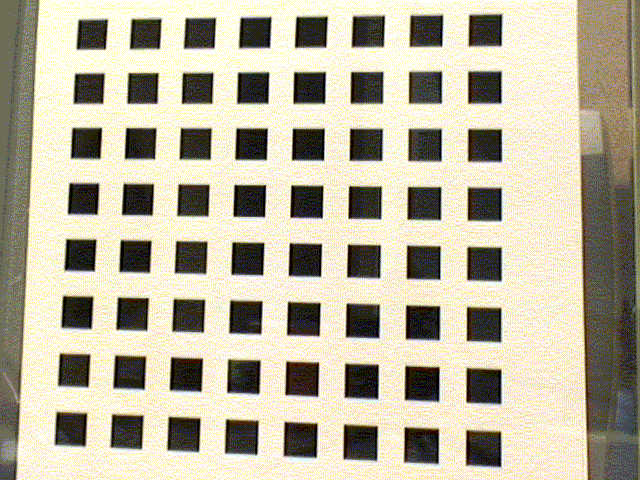
#> input picture Lab2/data/UndistortIm1.gif, 640 x 480 px
$ python lens_distortion.py   (older library calls are emulated)
#> lines starting #> are read from the running program, lines starting #| are printed output that depends on the picture; pictures that were not available may be replaced by others from this repository, and a replacement may not be noted
import numpy as np
from PIL import Image, ImageDraw
from scipy import ndimage as ndim
from scipy.misc import imsave

def load_calib_data(filename):
#> called with filename = 'data/Calib.txt'
    with open(filename, 'r') as f:
#> (reads Lab2/data/Calib.txt from the repository)
        [f1, s, f2, u, v] = f.readline().split()
        K = np.array( [[np.float(f1), np.float(s) , np.float(u)],
                       [0.0         , np.float(f2), np.float(v)],
                       [0.0         , 0.0         , 1.0        ]])
        f.readline() # read empty line
        distortion = np.array([np.float(x) for  x in f.readline().split()])
        f.readline() # read empty line

        extrinsic_matrices = []
        for _ in range(5):
            l = []
            for _ in range(3):
                l.append(f.readline().split())
            R = np.array(l).astype(np.float)
            t = np.array(f.readline().split()).astype(np.float)
            extrinsic_matrices.append(np.concatenate((R, t[:, np.newaxis]), axis=1))
            f.readline()

    return K, distortion, extrinsic_matrices


def load_corners_points(filename):
#> called with filename = 'data/Model.txt'
    with open(filename, 'r') as f:
#> (reads Lab2/data/Model.txt from the repository)
        points = []
        for line in f:
            points.append(np.array(line.split()).astype(np.float))
    points = np.array(points).reshape((-1,2))
    return np.concatenate((points, np.zeros((points.shape[0],1))), axis=1)


def to_homogenous(data):
    return np.concatenate((data, np.ones((data.shape[0], 1))), axis=1)

def from_homogenous(data):
    return (data / data[:,-1, np.newaxis])[:,:-1]

def draw_image_with_points(filename, points, new_filename):
#> called with filename = 'data/UndistortIm1.gif', points = array of shape (256, 2), new_filename = 'data/UndIm1withPoints.gif'
    im = Image.open(filename)
#> im is the input picture: PIL image 640x480 P; mean R, G, B 187.3, 180.5, 160.8
    draw = ImageDraw.Draw(im)
    width = 3
    for point in points:
        x = point[0]
        y = point[1]
        draw.ellipse((x - width, y - width, x + width, y + width), fill = 200)
        draw.point(point[:-1], fill = 256)
    im.save(new_filename, 'GIF')
#> call 2 of draw_image_with_points, with filename = 'data/CalibIm1.gif', points = array of shape (256, 2), new_filename = 'data/CalibIm1withPoints.gif'
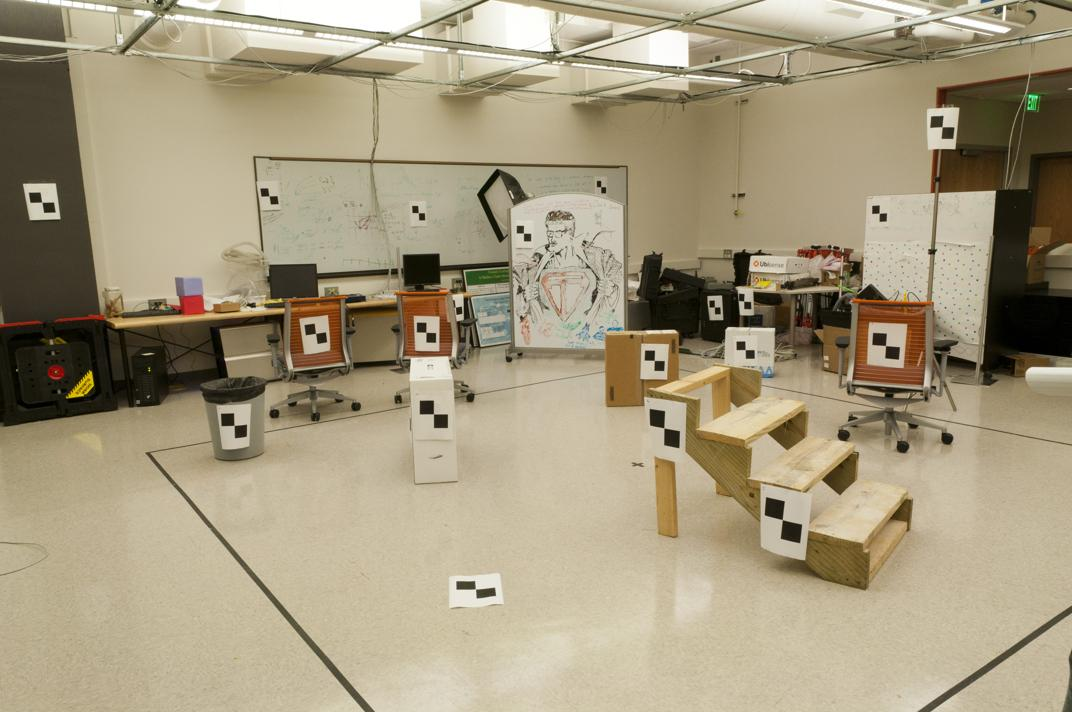
#> input picture Lab1/data/task12/pic_a.jpg, 1072 x 712 px, given in place of CalibIm1.gif, which was not available
#> in draw_image_with_points, im is the input picture: PIL image 1072x712 RGB; mean R, G, B 164.7, 153, 126.2
#> call 4 of draw_image_with_points, with filename = 'data/UndistortIm2.gif', points = array of shape (256, 2), new_filename = 'data/UndIm2withPoints.gif'
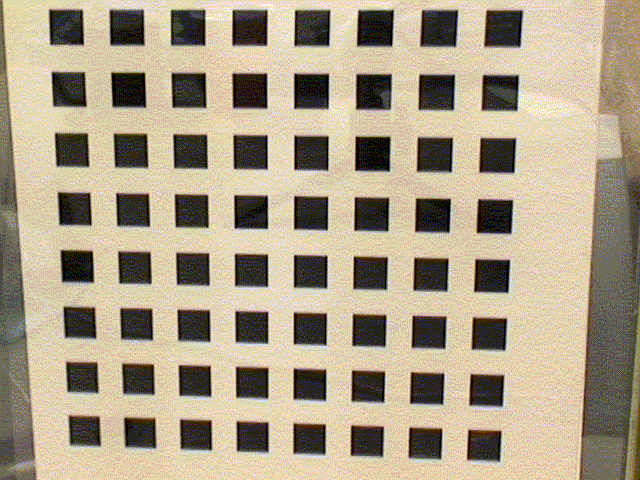
#> input picture Lab2/data/UndistortIm2.gif, 640 x 480 px
#> in draw_image_with_points, im is the input picture: PIL image 640x480 P; mean R, G, B 172, 159.4, 136
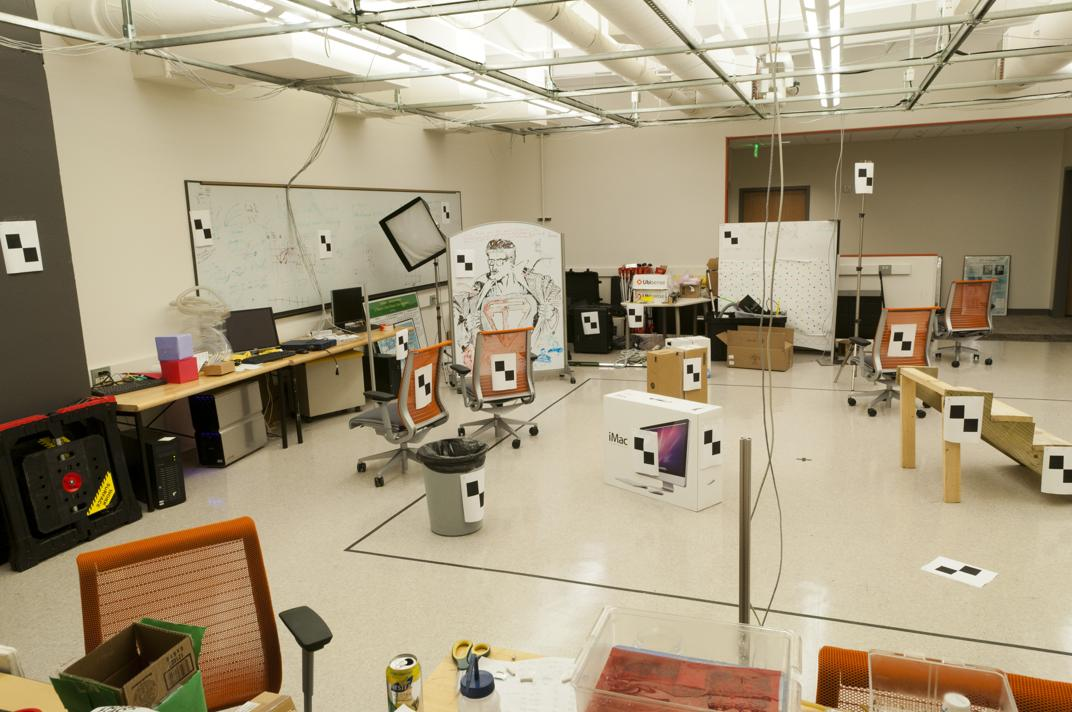
#> input picture Lab1/data/task12/pic_b.jpg, 1072 x 712 px, given in place of CalibIm2.gif, which was not available
#> in draw_image_with_points, im is the input picture: PIL image 1072x712 RGB; mean R, G, B 166.6, 152.9, 126

def distort_points(points, distortion_params):
    r_square = np.sum(points **2, axis=1)[:,np.newaxis]
    distorted_points = points * (1 + distortion_params[0] * r_square + distortion_params[1] * r_square * r_square)
    return distorted_points


def undistort_image(filename, distortion, intrinsic_matrix, extrinsic_matrix, new_filename):
#> called with filename = 'data/CalibIm1.gif', distortion = array of shape (2,), intrinsic_matrix = array of shape (3, 3), extrinsic_matrix = array of shape (3, 4), new_filename = 'data/myUndistortedIm1.gif'
    image = ndim.imread(filename)

    image0_points, image1_points = np.meshgrid(np.arange(image.shape[1]), np.arange(image.shape[0]))
    sample = np.stack((image0_points, image1_points), axis=2).reshape((-1,2))

    hom_sample = to_homogenous(sample)
    inv_K = np.linalg.inv(intrinsic_matrix)
    norm_sample = inv_K.dot(hom_sample.T).T
    distorted_sample = distort_points(from_homogenous(norm_sample), distortion)

    coordinates = from_homogenous(intrinsic_matrix.dot(to_homogenous(distorted_sample).T).T)
    coordinates = np.fliplr(coordinates)

    mappingR = ndim.map_coordinates(image[:,:,0], coordinates.T, order=1).reshape(image.shape[0:-1])
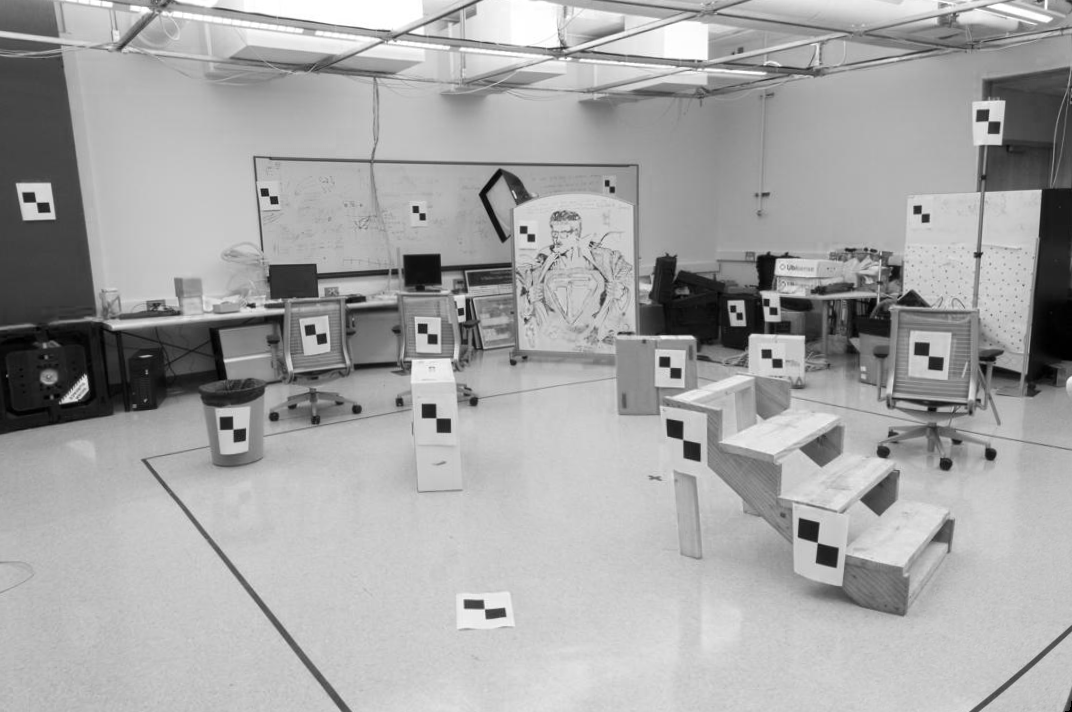
#> mappingR: shape (712, 1072); min 0, max 255, mean 165.3
    mappingG = ndim.map_coordinates(image[:,:,1], coordinates.T, order=1).reshape(image.shape[0:-1])
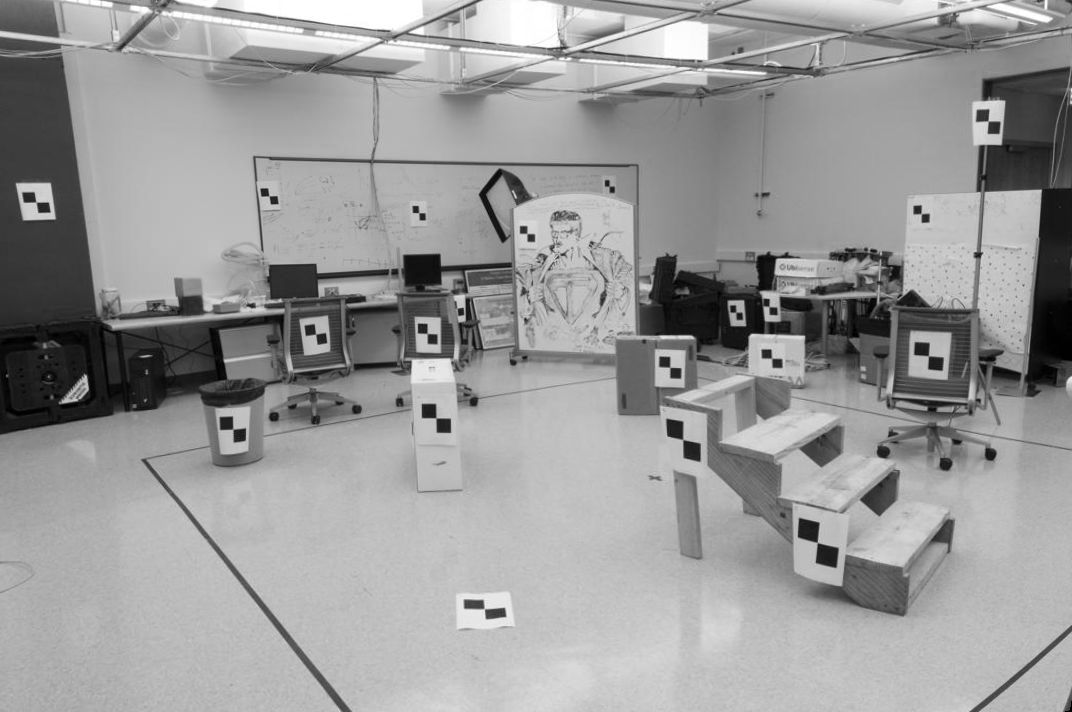
#> mappingG: shape (712, 1072); min 0, max 255, mean 153.4
    mappingB = ndim.map_coordinates(image[:,:,2], coordinates.T, order=1).reshape(image.shape[0:-1])
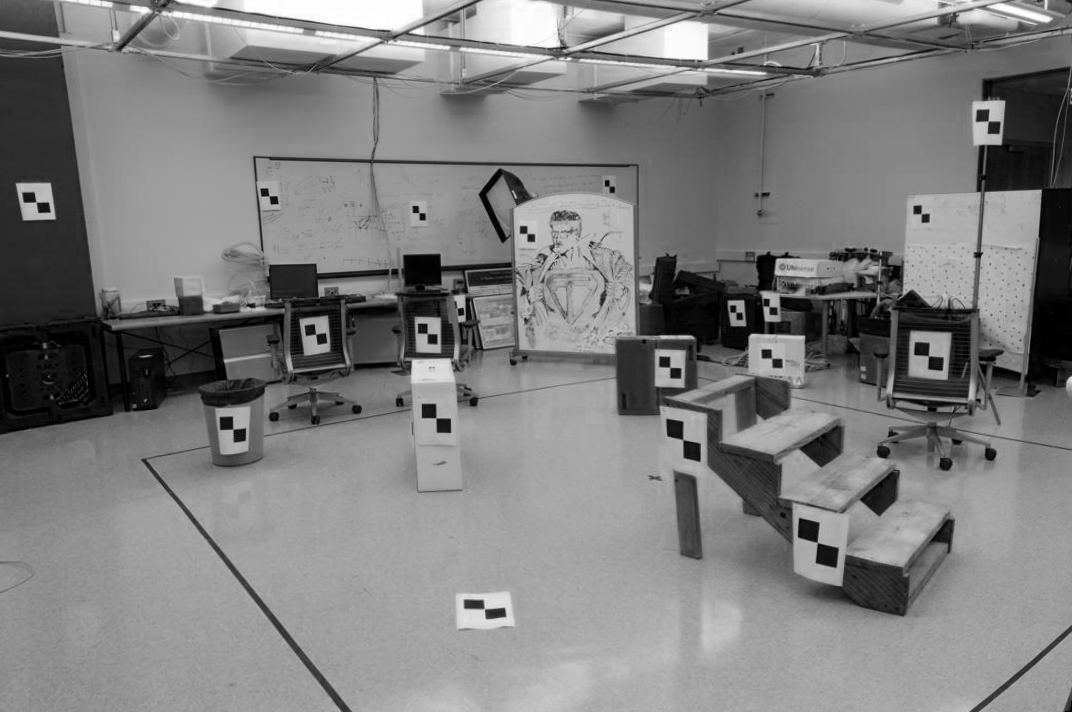
#> mappingB: shape (712, 1072); min 0, max 255, mean 126.3

    new_image = np.stack((mappingR, mappingG, mappingB), axis=2)

    imsave(new_filename, new_image)

if __name__ == '__main__':
    K, distrt, extrinsic_matrices = load_calib_data('data/Calib.txt')
    points = load_corners_points('data/Model.txt')

    # task 1
    P1 = K.dot(extrinsic_matrices[0])
    P2 = K.dot(extrinsic_matrices[1])

    hom_points = to_homogenous(points)
    points2d = from_homogenous(P1.dot(hom_points.T).T)
    draw_image_with_points('data/UndistortIm1.gif', points2d, 'data/UndIm1withPoints.gif')
    draw_image_with_points('data/CalibIm1.gif', points2d, 'data/CalibIm1withPoints.gif')

    dist_points2d = distort_points(from_homogenous(extrinsic_matrices[0].dot(hom_points.T).T), distrt)
    p = to_homogenous(dist_points2d)
    p = K.dot(p.T)
    dist_points2d = from_homogenous(p.T)
    draw_image_with_points('data/CalibIm1.gif', dist_points2d, 'data/DistIm1withPoints.gif')


    points2d = from_homogenous(P2.dot(hom_points.T).T)
    draw_image_with_points('data/UndistortIm2.gif', points2d, 'data/UndIm2withPoints.gif')
    draw_image_with_points('data/CalibIm2.gif', points2d, 'data/CalibIm2withPoints.gif')

    dist_points2d = distort_points(from_homogenous(extrinsic_matrices[1].dot(hom_points.T).T), distrt)
    p = to_homogenous(dist_points2d)
    p = K.dot(p.T)
    dist_points2d = from_homogenous(p.T)
    draw_image_with_points('data/CalibIm2.gif', dist_points2d, 'data/DistIm2withPoints.gif')

    #task 2


    for i in range(5):
        undistort_image('data/CalibIm' + str(i+1) + '.gif', distrt, K, extrinsic_matrices[0], 'data/myUndistortedIm' + str(i+1) + '.gif')
        P = K.dot(extrinsic_matrices[i])
        hom_points = to_homogenous(points)
        points2d = from_homogenous(P.dot(hom_points.T).T)
        draw_image_with_points('data/myUndistortedIm' + str(i+1) + '.gif', points2d, 'data/myUndistortedIm' + str(i+1) + 'withPoints.gif')
#> in draw_image_with_points (call 7), `im.save(new_filename, 'GIF')`:
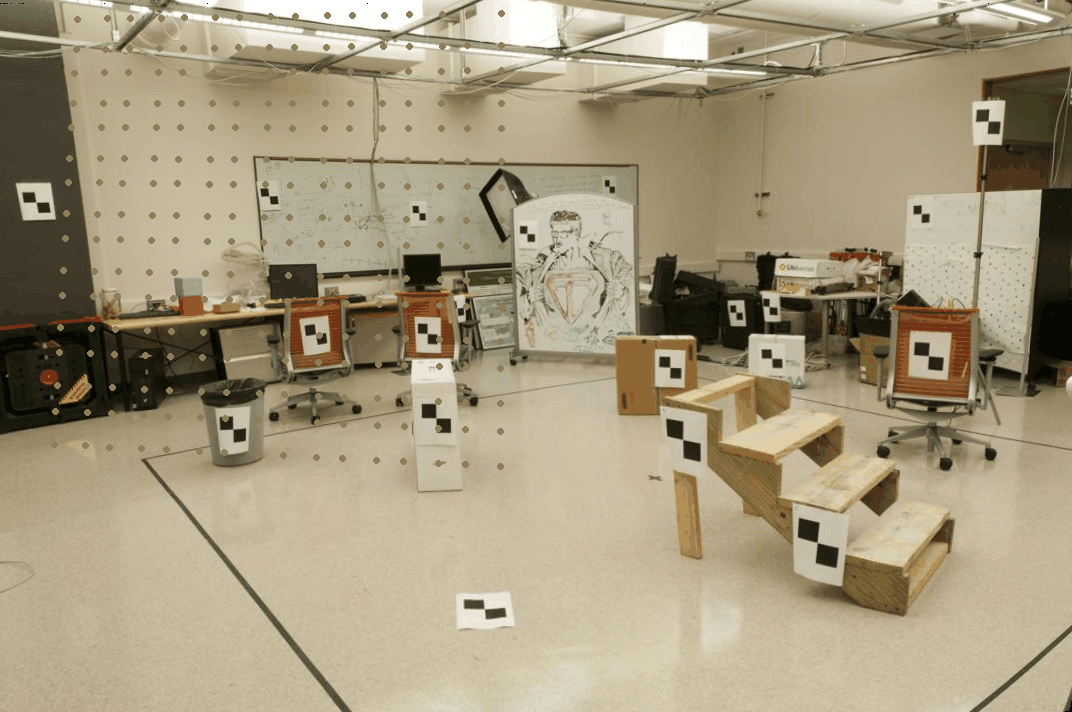
#> saved as myUndistortedIm1withPoints.gif: PIL image 1072x712 P; mean R, G, B 165, 153.3, 126.1
#> (the run stopped early here; a loop or call above may not have finished)
